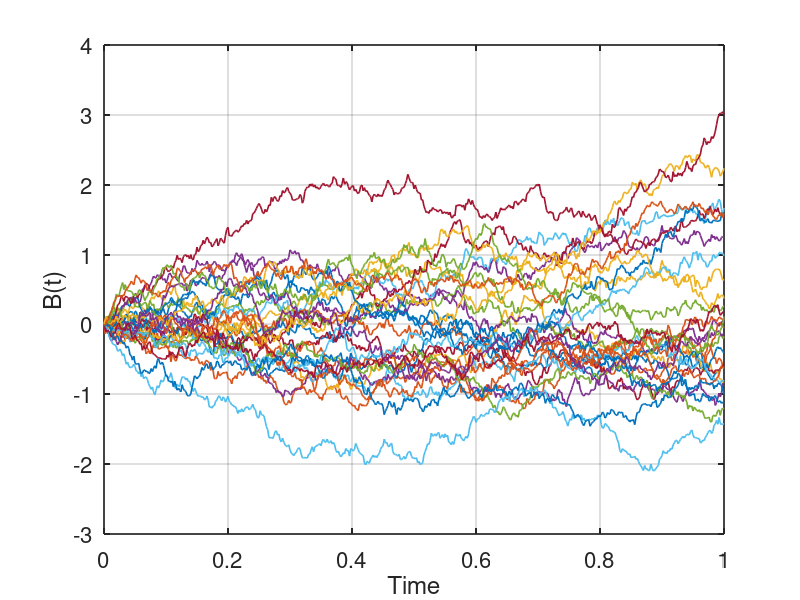
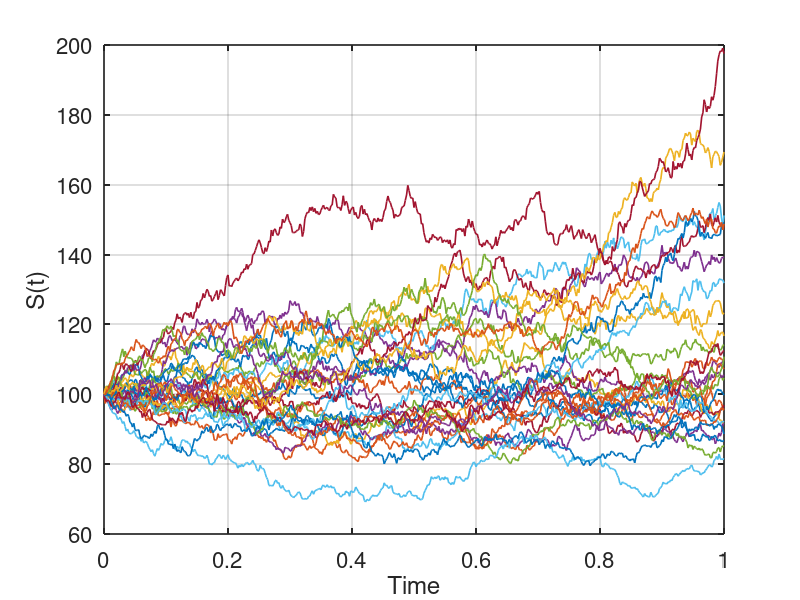

Write MATLAB code to recreate these figures, in order.
clear; clc; close all;

% Parameters
T = 1;              % Time horizon (e.g. 1 year)
N = 500;            % Number of time steps
dt = T/N;           % Time increment
t = linspace(0, T, N+1);

M = 30;             % Number of sample paths
mu = 0.1;           % Drift (for GBM)
sigma = 0.2;        % Volatility
S0 = 100;           % Initial asset price (for GBM)

rng(232); % For reproducibility

% Preallocate
BM = zeros(M, N+1);        % Brownian motion paths
GBM = zeros(M, N+1);       % Geometric Brownian motion paths

for i = 1:M
    dW = sqrt(dt) * randn(1, N);         % Brownian increments
    W = [0, cumsum(dW)];                 % Brownian path
    BM(i, :) = W;
    GBM(i, :) = S0 * exp((mu - 0.5*sigma^2)*t + sigma*W); % GBM path
end

% Plot Brownian Motion paths
figure('Name','Brownian Motion','NumberTitle','off');
plot(t, BM', 'LineWidth', 1.2);
xlabel('Time'); ylabel('B(t)');
set(gca,'FontSize',16,'LineWidth',1.2);
grid on;

% Plot Geometric Brownian Motion paths
figure('Name','Geometric Brownian Motion','NumberTitle','off');
plot(t, GBM', 'LineWidth', 1.2);
xlabel('Time'); ylabel('S(t)');
set(gca,'FontSize',16,'LineWidth',1.2);
grid on;
